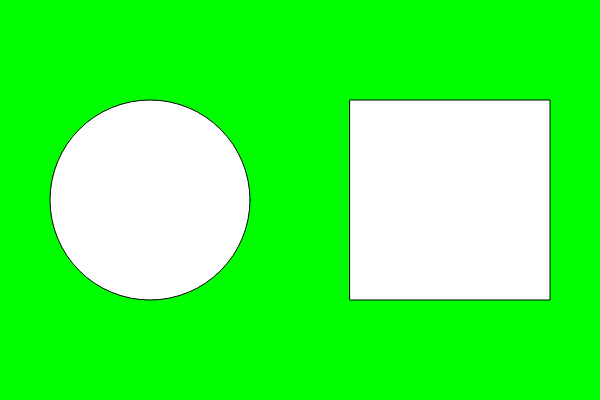
Frame 1 (no input)
Frame 60 (no input): identical to frame 1, image omitted
Frame 120 (the mouse pressed at the canvas centre since frame 60): identical to frame 1, image omitted

The p5.js sketch that drew this single still picture (run headless with seeded random() and noise() and a simulated clock; from frame 60 on, the mouse is pressed at the canvas centre):

// p5.js sketch
// ── sketch.js
function setup() {
  createCanvas(600, 400);
}

function draw() {
  background(0, 255, 0);

  circle(150, 200, 200);

  rect(350, 100, 200, 200);
}
